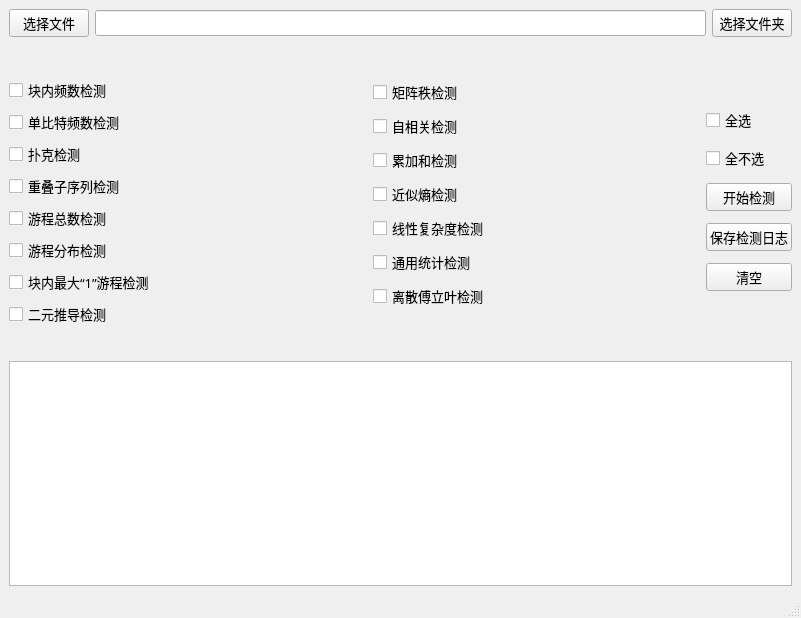
<?xml version="1.0" encoding="UTF-8"?>
<ui version="4.0">
 <class>MainWindow</class>
 <widget class="QMainWindow" name="MainWindow">
  <property name="geometry">
   <rect>
    <x>0</x>
    <y>0</y>
    <width>801</width>
    <height>618</height>
   </rect>
  </property>
  <property name="font">
   <font>
    <family>微软雅黑</family>
    <pointsize>10</pointsize>
   </font>
  </property>
  <property name="windowTitle">
   <string>国密标准随机数检测工具（V2.0.8）</string>
  </property>
  <property name="layoutDirection">
   <enum>Qt::LeftToRight</enum>
  </property>
  <widget class="QWidget" name="centralwidget">
   <layout class="QGridLayout" name="gridLayout">
    <item row="0" column="0" colspan="5">
     <layout class="QHBoxLayout" name="horizontalLayout_2">
      <item>
       <widget class="QPushButton" name="pushButton">
        <property name="text">
         <string>选择文件</string>
        </property>
       </widget>
      </item>
      <item>
       <widget class="QLineEdit" name="lineEdit">
        <property name="layoutDirection">
         <enum>Qt::LeftToRight</enum>
        </property>
        <property name="readOnly">
         <bool>true</bool>
        </property>
       </widget>
      </item>
      <item>
       <widget class="QPushButton" name="pushButton_3">
        <property name="text">
         <string>选择文件夹</string>
        </property>
       </widget>
      </item>
     </layout>
    </item>
    <item row="1" column="0">
     <spacer name="verticalSpacer_4">
      <property name="orientation">
       <enum>Qt::Vertical</enum>
      </property>
      <property name="sizeType">
       <enum>QSizePolicy::Fixed</enum>
      </property>
      <property name="sizeHint" stdset="0">
       <size>
        <width>20</width>
        <height>28</height>
       </size>
      </property>
     </spacer>
    </item>
    <item row="1" column="2">
     <spacer name="verticalSpacer_5">
      <property name="orientation">
       <enum>Qt::Vertical</enum>
      </property>
      <property name="sizeType">
       <enum>QSizePolicy::Fixed</enum>
      </property>
      <property name="sizeHint" stdset="0">
       <size>
        <width>20</width>
        <height>28</height>
       </size>
      </property>
     </spacer>
    </item>
    <item row="1" column="4" rowspan="2">
     <spacer name="verticalSpacer_6">
      <property name="orientation">
       <enum>Qt::Vertical</enum>
      </property>
      <property name="sizeType">
       <enum>QSizePolicy::Fixed</enum>
      </property>
      <property name="sizeHint" stdset="0">
       <size>
        <width>20</width>
        <height>58</height>
       </size>
      </property>
     </spacer>
    </item>
    <item row="2" column="0" rowspan="4">
     <layout class="QVBoxLayout" name="verticalLayout">
      <item>
       <widget class="QCheckBox" name="checkBox_2">
        <property name="text">
         <string>块内频数检测</string>
        </property>
       </widget>
      </item>
      <item>
       <widget class="QCheckBox" name="checkBox">
        <property name="text">
         <string>单比特频数检测</string>
        </property>
       </widget>
      </item>
      <item>
       <widget class="QCheckBox" name="checkBox_3">
        <property name="text">
         <string>扑克检测</string>
        </property>
       </widget>
      </item>
      <item>
       <widget class="QCheckBox" name="checkBox_4">
        <property name="text">
         <string>重叠子序列检测</string>
        </property>
       </widget>
      </item>
      <item>
       <widget class="QCheckBox" name="checkBox_5">
        <property name="text">
         <string>游程总数检测</string>
        </property>
       </widget>
      </item>
      <item>
       <widget class="QCheckBox" name="checkBox_6">
        <property name="text">
         <string>游程分布检测</string>
        </property>
       </widget>
      </item>
      <item>
       <widget class="QCheckBox" name="checkBox_7">
        <property name="text">
         <string>块内最大“1”游程检测</string>
        </property>
       </widget>
      </item>
      <item>
       <widget class="QCheckBox" name="checkBox_8">
        <property name="text">
         <string>二元推导检测</string>
        </property>
       </widget>
      </item>
     </layout>
    </item>
    <item row="2" column="2" rowspan="3">
     <layout class="QVBoxLayout" name="verticalLayout_2">
      <item>
       <widget class="QCheckBox" name="checkBox_10">
        <property name="text">
         <string>矩阵秩检测</string>
        </property>
       </widget>
      </item>
      <item>
       <widget class="QCheckBox" name="checkBox_9">
        <property name="text">
         <string>自相关检测</string>
        </property>
       </widget>
      </item>
      <item>
       <widget class="QCheckBox" name="checkBox_11">
        <property name="text">
         <string>累加和检测</string>
        </property>
       </widget>
      </item>
      <item>
       <widget class="QCheckBox" name="checkBox_12">
        <property name="text">
         <string>近似熵检测</string>
        </property>
       </widget>
      </item>
      <item>
       <widget class="QCheckBox" name="checkBox_13">
        <property name="text">
         <string>线性复杂度检测</string>
        </property>
       </widget>
      </item>
      <item>
       <widget class="QCheckBox" name="checkBox_14">
        <property name="text">
         <string>通用统计检测</string>
        </property>
       </widget>
      </item>
      <item>
       <widget class="QCheckBox" name="checkBox_15">
        <property name="text">
         <string>离散傅立叶检测</string>
        </property>
       </widget>
      </item>
     </layout>
    </item>
    <item row="3" column="1">
     <spacer name="horizontalSpacer">
      <property name="orientation">
       <enum>Qt::Horizontal</enum>
      </property>
      <property name="sizeHint" stdset="0">
       <size>
        <width>191</width>
        <height>20</height>
       </size>
      </property>
     </spacer>
    </item>
    <item row="3" column="3">
     <spacer name="horizontalSpacer_2">
      <property name="orientation">
       <enum>Qt::Horizontal</enum>
      </property>
      <property name="sizeHint" stdset="0">
       <size>
        <width>191</width>
        <height>20</height>
       </size>
      </property>
     </spacer>
    </item>
    <item row="3" column="4">
     <layout class="QVBoxLayout" name="verticalLayout_3">
      <property name="spacing">
       <number>12</number>
      </property>
      <item>
       <widget class="QCheckBox" name="checkBox_16">
        <property name="text">
         <string>全选</string>
        </property>
       </widget>
      </item>
      <item>
       <widget class="QCheckBox" name="checkBox_17">
        <property name="text">
         <string>全不选</string>
        </property>
       </widget>
      </item>
      <item>
       <widget class="QPushButton" name="pushButton_2">
        <property name="enabled">
         <bool>true</bool>
        </property>
        <property name="text">
         <string>开始检测</string>
        </property>
       </widget>
      </item>
      <item>
       <widget class="QPushButton" name="pushButton_4">
        <property name="enabled">
         <bool>true</bool>
        </property>
        <property name="text">
         <string>保存检测日志</string>
        </property>
       </widget>
      </item>
      <item>
       <widget class="QPushButton" name="pushButton_5">
        <property name="enabled">
         <bool>true</bool>
        </property>
        <property name="text">
         <string>清空</string>
        </property>
       </widget>
      </item>
     </layout>
    </item>
    <item row="4" column="4" rowspan="3">
     <spacer name="verticalSpacer_3">
      <property name="orientation">
       <enum>Qt::Vertical</enum>
      </property>
      <property name="sizeType">
       <enum>QSizePolicy::Fixed</enum>
      </property>
      <property name="sizeHint" stdset="0">
       <size>
        <width>20</width>
        <height>58</height>
       </size>
      </property>
     </spacer>
    </item>
    <item row="5" column="2" rowspan="2">
     <spacer name="verticalSpacer_2">
      <property name="orientation">
       <enum>Qt::Vertical</enum>
      </property>
      <property name="sizeType">
       <enum>QSizePolicy::Fixed</enum>
      </property>
      <property name="sizeHint" stdset="0">
       <size>
        <width>20</width>
        <height>38</height>
       </size>
      </property>
     </spacer>
    </item>
    <item row="6" column="0">
     <spacer name="verticalSpacer">
      <property name="orientation">
       <enum>Qt::Vertical</enum>
      </property>
      <property name="sizeType">
       <enum>QSizePolicy::Fixed</enum>
      </property>
      <property name="sizeHint" stdset="0">
       <size>
        <width>20</width>
        <height>18</height>
       </size>
      </property>
     </spacer>
    </item>
    <item row="7" column="0" colspan="5">
     <layout class="QHBoxLayout" name="horizontalLayout">
      <item>
       <widget class="QTextBrowser" name="textBrowser">
        <property name="minimumSize">
         <size>
          <width>0</width>
          <height>0</height>
         </size>
        </property>
       </widget>
      </item>
     </layout>
    </item>
   </layout>
  </widget>
  <widget class="QMenuBar" name="menubar">
   <property name="geometry">
    <rect>
     <x>0</x>
     <y>0</y>
     <width>801</width>
     <height>22</height>
    </rect>
   </property>
  </widget>
  <widget class="QStatusBar" name="statusbar"/>
 </widget>
 <resources/>
 <connections/>
</ui>
